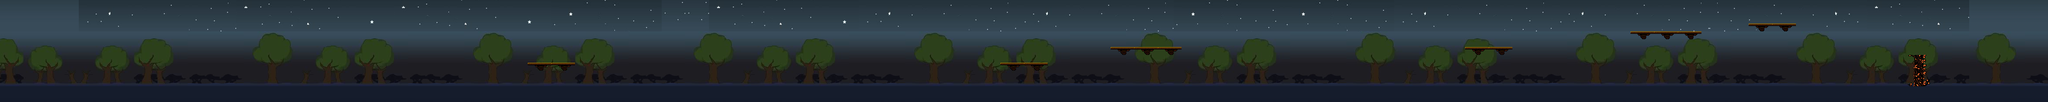

This is a level from a 2D game, rendered from its Tiled map with the project's own tilesets. A one-line summary and the map file follow, with tile-layer data summarised:
An orthogonal 260x13 tile map with 16x16 px tiles, 2 tile layers (Background, Textures), 4 tilesets and 35 objects.

<map version="1.8" tiledversion="1.8.4" orientation="orthogonal" renderorder="right-down" width="260" height="13" tilewidth="16" tileheight="16" infinite="0" nextlayerid="12" nextobjectid="40">
 <tileset firstgid="1" source="background.tsx" />
 <tileset firstgid="981" source="AutumnHillsWall1x4_16.tsx" />
 <tileset firstgid="993" source="MovingPlatform_8.tsx" />
 <tileset firstgid="996" source="Ground.tsx" />
 <layer id="1" name="Background" width="260" height="13">
  <data>[3380 cells, 3380 non-empty, 471 distinct tile ids]</data>
 </layer>
 <layer id="2" name="Textures" width="260" height="13">
  <data>[3380 cells, 534 non-empty, 55 distinct tile ids]</data>
 </layer>
 <objectgroup id="3" name="ground">
  <object id="37" x="160" y="176" width="3840" height="32" />
  <object id="38" x="160" y="144" height="32" />
  <object id="39" x="4000" y="144" height="32" />
 </objectgroup>
 <objectgroup id="4" name="enemies">
  <object id="11" x="720" y="160" width="16" height="16" />
  <object id="12" x="1296" y="160" width="16" height="16" />
  <object id="13" x="2336" y="80" width="16" height="16" />
  <object id="14" x="3104" y="160" width="16" height="16" />
  <object id="15" x="3632" y="32" width="16" height="16" />
 </objectgroup>
 <objectgroup id="5" name="platform">
  <object id="4" x="3552" y="48" width="96" height="16" />
  <object id="5" x="3312" y="64" width="144" height="16" />
  <object id="7" x="2976" y="96" width="96" height="16" />
  <object id="8" x="2256" y="96" width="144" height="16" />
  <object id="9" x="2032" y="128" width="96" height="16" />
  <object id="10" x="1072" y="128" width="96" height="16" />
 </objectgroup>
 <objectgroup id="6" name="finish">
  <object id="3" x="3888" y="112" width="16" height="64" />
 </objectgroup>
 <objectgroup id="7" name="barrier">
  <object id="16" x="3552" y="32" height="16" />
  <object id="17" x="4000" y="192" height="16" />
  <object id="18" x="3488" y="160" height="16" />
  <object id="19" x="2816" y="160" height="16" />
  <object id="20" x="2256" y="80" height="16" />
  <object id="21" x="2400" y="80" height="16" />
  <object id="22" x="1872" y="160" height="16" />
  <object id="23" x="1200" y="160" height="16" />
  <object id="24" x="160" y="160" height="16" />
 </objectgroup>
 <objectgroup id="8" name="coins">
  <object id="25" x="1120" y="112" width="16" height="16" />
  <object id="26" x="976" y="160" width="16" height="16" />
  <object id="27" x="2048" y="112" width="16" height="16" />
  <object id="28" x="2080" y="112" width="16" height="16" />
  <object id="29" x="2688" y="160" width="16" height="16" />
  <object id="30" x="3344" y="48" width="16" height="16" />
  <object id="31" x="3376" y="48" width="16" height="16" />
  <object id="32" x="3408" y="48" width="16" height="16" />
 </objectgroup>
 <objectgroup id="9" name="health">
  <object id="33" x="1808" y="160" width="16" height="16" />
  <object id="34" x="2784" y="160" width="16" height="16" />
 </objectgroup>
 <objectgroup id="10" name="skylimit">
  <object id="2" x="160" y="0" width="3840" />
 </objectgroup>
</map>
